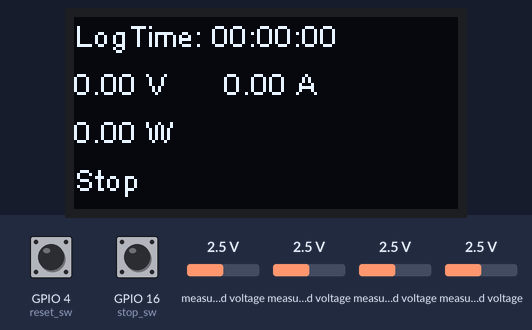
A sketch run on a simulated ESP32. On the bench: 128×64 one-colour display. The test bench sets the inputs (shaded band); at power-on: measured voltage 2.5 V, GPIO 16 (stop_sw) LOW, GPIO 4 (reset_sw) LOW. Storage starts empty; what the sketch prints to the serial monitor is not drawn.

Above: at 7.9 s.
8.0 s: measured voltage (sensor 200) set to 0.1 V
At 11.1 s:
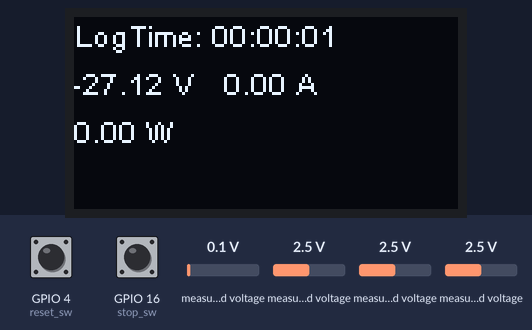
11.5 s: GPIO 16 (stop_sw) pulled HIGH for 1 s
At 13.8 s:
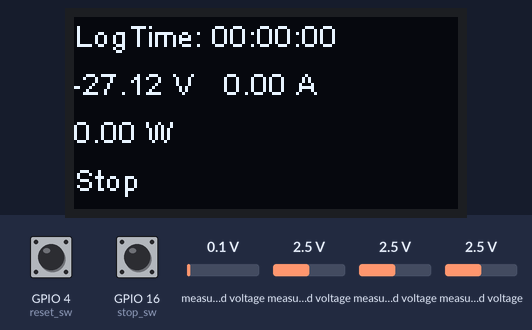
15.5 s: measured voltage (sensor 201) set to 0.1 V
At 18.8 s:
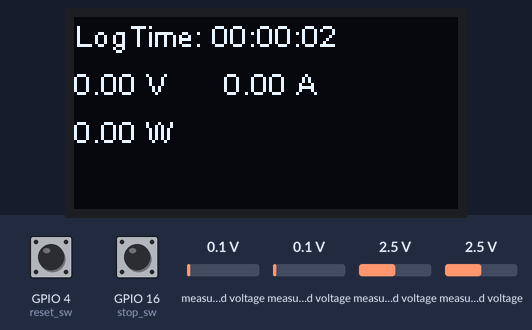
18.9 s: measured voltage (sensor 202) set to 0.1 V
At 20.1 s:
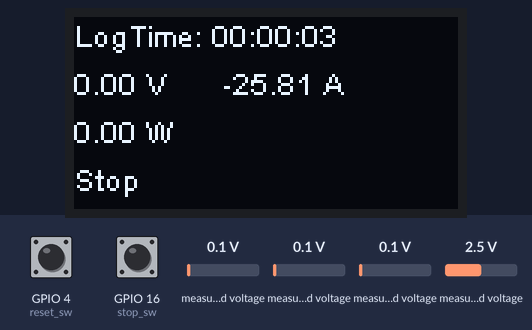
22.3 s: measured voltage (sensor 203) set to 0.1 V
At 23.9 s:
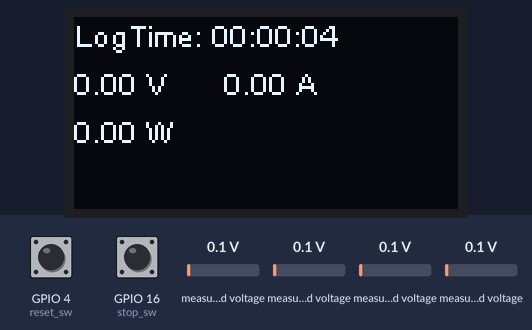
25.7 s: measured voltage (sensor 200) set to 1.2 V
At 27.2 s:
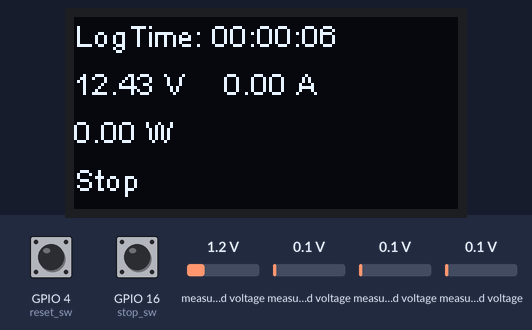
Timing chart, 0 to 28.7 s (numbered marks = the images above; inputs shaded):
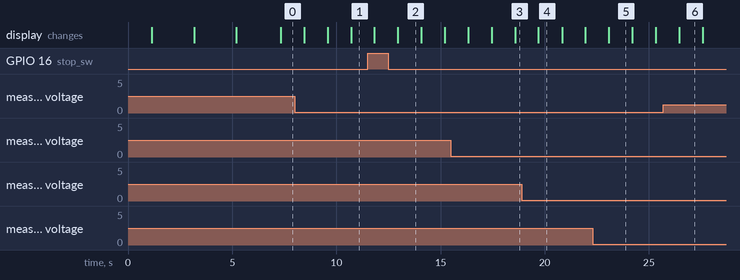

Measured:
- after the input at 8.0 s, the display: first differs from a run without the input after 1.6 s (image 1 shows a later state)
- after the input at 18.9 s, the display: changes after 0.80 s (image 4)
- after the input at 22.3 s, the display: changes after 0.78 s (image 5)
- what the display in image 2 shows lasts 1.2 s, from 12.9 s to 14.1 s

The sketch:

esp32_logger.ino
```cpp
#include <Adafruit_ADS1X15.h>
#include <Wire.h>
#include "SSD1306.h"
#include "FS.h"
#include "SD.h"
#include "SPI.h"
#include <WiFi.h>
#include <WebServer.h>
#include <WebSocketsServer.h> // arduinoWebSocketsライブラリ
#include <elapsedMillis.h> // elapsedMillisライブラリ
#include <SPIFFS.h>
#include "index_html.h" // web server root index


#define CFACTOR 0.12500 // GAIN_ONE: +/-4.096V range: Calibration factor (mV/bit) for ADS1115
#define AVERAGENUM 30

// WiFi設定
const char *ssid = "ESP32_LOGGER";
const char *pass = "esp32wifi";
const IPAddress ip(192, 168, 20, 2);
const IPAddress subnet(255, 255, 255, 0);

static unsigned long startup_time = 0;
static unsigned long logging_time = 0;

const int sd_led = 13;
const int stop_sw = 16;
const int reset_sw = 4;
const int chipSelect = 5;

String filePath = "/log.txt";
bool stop_status = false;
bool interrupt_flag = false;

float voltage, current;

Adafruit_ADS1115 ads;
hw_timer_t * timer = NULL; //timer初期化

SSD1306  display(0x3c, 21, 22); //SSD1306インスタンスの作成（I2Cアドレス,SDA,SCL）

WebServer webServer(80);
WebSocketsServer webSocket = WebSocketsServer(81);
const char SENSOR_JSON[] PROGMEM = R"=====({"voltage":%.1f,"current":%.1f,"power":%.1f})=====";

//タイマー割り込みで実行される関数です
void IRAM_ATTR onTimer() {
    interrupt_flag = true;
    startup_time++;
}

void setup() {
    Serial.begin(115200);

    pinMode(stop_sw, INPUT);
    pinMode(reset_sw, INPUT);

    display.init();
    display.setFont(ArialMT_Plain_10);
    display.flipScreenVertically();

    Serial.println("WIFI Activating...");
    display.clear();
    display.drawString(0, 0, "WIFI Activating...");
    display.display();

    WiFi.disconnect(true);
    delay(1000);
    WiFi.softAP(ssid, pass);
    delay(100);
    WiFi.softAPConfig(ip, ip, subnet);
    IPAddress myIP = WiFi.softAPIP();
    Serial.println("WiFi activation completed!");
    display.clear();
    display.drawString(0, 0, "WiFi activation completed!");
    display.display();
    delay(2000);

    Serial.print("SSID: ");
    Serial.println(ssid);
    Serial.print("PASS: ");
    Serial.println(pass);
    Serial.print("IP: ");
    Serial.println(myIP);
    display.clear();
    display.drawString(0, 0, "SSID: " + String(ssid));
    display.drawString(0, 16, "PASS: " + String(pass));
    display.drawString(0, 32, "IP: " + myIP.toString());
    display.display();

    SPIFFS.begin();
    webServer.serveStatic("/espressif.ico", SPIFFS, "/espressif.ico");
    webServer.serveStatic("/Chart.min.js", SPIFFS, "/Chart.min.js");
    webServer.on("/", handleRoot);
    webServer.onNotFound(handleNotFound);
    webServer.begin();
    webSocket.begin();

    delay(2000);
    display.drawString(0, 48, "Please push the buttons...");
    display.display();
    while(!checkSwitch(reset_sw) && !checkSwitch(stop_sw)) {}

    ads.setGain(GAIN_ONE);
    ads.begin();

    SD.begin();

    timer = timerBegin(0, 80, true); //timer=1us, 80MHz
    timerAttachInterrupt(timer, &onTimer, true);
    timerAlarmWrite(timer, 1000000, true); // 1000ms
    timerAlarmEnable(timer);

    sdWrite("-------POWER_ON-------");
}

void loop() {
    //WebSever処理
    webSocket.loop();
    webServer.handleClient();
    //スイッチの入力を監視し、実行します
    if(checkSwitch(stop_sw)) {
        stop_status = !stop_status;
        if(stop_status) {
            sdWrite("-------STOP-------");
        }else {
            sdWrite("-------START-------");
        }
    }else if(checkSwitch(reset_sw)) {
        logging_time = 0;
        sdWrite("-------RESET-------");
    }
    //タイマー割り込み時の処理です
    if(interrupt_flag) {
        interrupt_flag = false;
        voltage = getVoltage();
        current = getCurrent();
        drawScreen();
        broadcastWeb();
        if(stop_status) {
            return;             //停止状態ならばここで処理を中断
        }
        logging_time++;
        sdWrite(getCsvMessage());
    }
}

//SDにデータ(引数)を書き込みます
void sdWrite(String msg) {
    digitalWrite(sd_led, HIGH);
    File file = SD.open(filePath, FILE_APPEND);
    if(!file){
        Serial.println("Failed to open file for writing");
        return;
    }
    if(file.println(msg)){
        Serial.println(msg);
    } else {
        Serial.println("WRITTEN ERROR!");
    }
    file.close();
}

//1行のメッセージ(csv用)を生成し返却します
String getCsvMessage() {
    String msg =  getLogTime() + ", " + String(startup_time) + ", " + String(voltage) + ", " + String(current);
    return msg;
}

//電圧を取得し返却します
float getVoltage() {
    float voltage_tmp = 0;
    float read_from_ads = 0;
    for(int i = 0; i < AVERAGENUM; i++) {
        read_from_ads = float(ads.readADC_Differential_0_1()); //チャネル0から単動（Single End）入力
        voltage_tmp = voltage_tmp + read_from_ads / AVERAGENUM; //読んだ値を足していく：AVERAGENUMで割ることで平均化している
        voltage_tmp = voltage_tmp / 24.6;
    }
    return voltage_tmp;
}

//電流を取得し返却します
float getCurrent() {
    float current_tmp = 0;
    float read_from_ads = 0;
    for(int i = 0; i < AVERAGENUM; i++) {
        read_from_ads = float(ads.readADC_Differential_2_3()); //チャネル1から単動（Single End）入力
        current_tmp = current_tmp + read_from_ads / AVERAGENUM; //読んだ値を足していく：AVERAGENUMで割ることで平均化している
        current_tmp = current_tmp / 25.8;
    }
    return current_tmp;
}

//logtimeを生成し返却します
String getLogTime() {
    int hhmmss_buff;
    char hhmmss_array[] = "00:00:00";
    // hh
    hhmmss_buff = (logging_time / 3600) % 100;
    hhmmss_array[1] += hhmmss_buff % 10; hhmmss_buff /= 10;
    hhmmss_array[0] += hhmmss_buff % 10;
    // mm
    hhmmss_buff = (logging_time / 60) % 60;
    hhmmss_array[4] += hhmmss_buff % 10; hhmmss_buff /= 10;
    hhmmss_array[3] += hhmmss_buff % 10;
    // ss
    hhmmss_buff = logging_time % 60;
    hhmmss_array[7] += hhmmss_buff % 10; hhmmss_buff /= 10;
    hhmmss_array[6] += hhmmss_buff % 10;

    return String(hhmmss_array);
}

//引数で渡されたスイッチの状態を返却します
bool checkSwitch(int switch_num) {
    int button_state = digitalRead(switch_num);
    if(button_state == LOW) {
        delay(100);
        return true;
    }else {
        return false;
    }
}

//oledにデフォルトの情報を表示します
void drawScreen() {
    display.clear();
    display.drawString(0, 0, "LogTime: " + String(getLogTime()));
    display.drawString(0, 16, String(voltage) + " V");
    display.drawString(50, 16, String(current) + " A");
    display.drawString(0, 32, String(current*voltage) + " W");
    if(stop_status) {
        display.drawString(0, 48, "Stop");
    }
    display.display();
}

//index_html.h用にJSONデータをセットします
void broadcastWeb() {
    char payload[200];
    float power = voltage * current;
    snprintf_P(payload, sizeof(payload), SENSOR_JSON, voltage, current, power);
    // WebSocketでデータ送信(全端末へブロードキャスト)
    webSocket.broadcastTXT(payload, strlen(payload));
}

// Webコンテンツのイベントハンドラ
void handleRoot() {
  String s = INDEX_HTML; // index_html.hより読み込み
  webServer.send(200, "text/html", s);
}
void handleNotFound() {
  webServer.send(404, "text/plain", "File not found.");
}
```

index_html.h
```cpp
// index_html.h
const char INDEX_HTML[] PROGMEM = R"=====(
<!DOCTYPE html><html><head>
<meta http-equiv="Content-Type" content="text/html; charset=utf-8"/>
<title>Sensor graph</title>
<link rel="shortcut icon" href="/espressif.ico" />
</head>
<div style="text-align:center;"><b>ADS1115</b></div>
<div class="chart-container" position: relative; height:350px; width:100%">
  <canvas id="myChart" width="600" height="400"></canvas>
</div>
<br><br>
<script src = "/Chart.min.js"></script>
<script>
var graphData = {
  labels: [],  // X軸のデータ (時間)
  datasets: [{
                label: "Voltage",
                data: [], // Y humd
                fill: false,
                borderColor: "rgba(54, 162, 235, 0.2)",
                backgroundColor: "rgba(54, 162, 235, 1)",
            },
            {
                label: "Current",
                data: [], // Y pressure
                fill: false,
                borderColor: "rgba(255, 206, 86, 0.2)",
                backgroundColor: "rgba(255, 206, 86, 1)",
            },
            {
                label: "Power",
                data: [], // Y pressure
                fill: false,
                borderColor: "rgba(255, 99, 132, 0.2)",
                backgroundColor: "rgba(254,97,132,0.5)",
            }
  ]
};
var graphOptions = {
  maintainAspectRatio: false,
  scales: {
    yAxes: [{
      ticks: {beginAtZero:true}
    }]
  }
};
var ctx = document.getElementById("myChart").getContext('2d');
var chart = new Chart(ctx, {
  type: 'line',
  data: graphData,
  options: graphOptions
});
var ws = new WebSocket('ws://' + window.location.hostname + ':81/');
ws.onmessage = function(evt) {
  var Time = new Date().toLocaleTimeString();
  var data_x1 = JSON.parse(evt.data)["voltage"];
  var data_x2 = JSON.parse(evt.data)["current"];
  var data_x3 = JSON.parse(evt.data)["power"];
  console.log(Time);
  console.log(data_x1);
  console.log(data_x2);
  console.log(data_x3);
  chart.data.labels.push(Time);
  chart.data.datasets[0].data.push(data_x1);
  chart.data.datasets[1].data.push(data_x2);
  chart.data.datasets[2].data.push(data_x3);
  chart.update();
};
ws.onclose = function(evt) {
  console.log("ws: onclose");
  ws.close();
}
ws.onerror = function(evt) {
  console.log(evt);
}
</script>
</body></html>
)=====";
```
